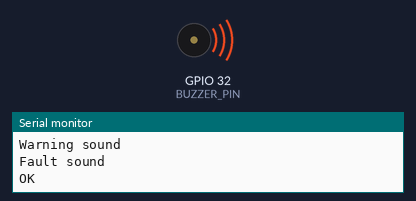
This sketch was run on a simulated ESP32. Shown: buzzer (waves = sounding, pin HIGH), the last lines printed to the serial monitor.

Above: at 9.6 s.
At 15.0 s:
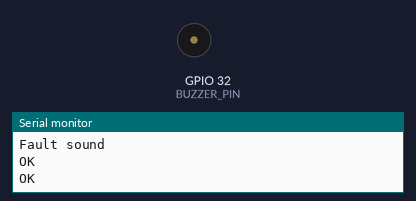
Timing chart, 0 to 17.6 s (numbered marks = the images above):
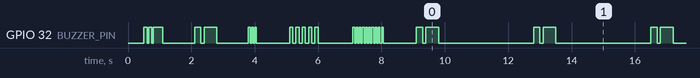

Measured:
- by itself, everything shown: repeats every 3.7 s, in 4 steps

The sketch:

buzzer.ino
```cpp
#include <Arduino.h>

#define BUZZER_PIN 32

void beep(int duration_ms, int pause_ms) {
  digitalWrite(BUZZER_PIN, HIGH);
  delay(duration_ms);
  digitalWrite(BUZZER_PIN, LOW);
  delay(pause_ms);
}

void bootSound() {
  beep(100, 50);
  beep(100, 50);
  beep(300, 0);
}

void alertSound() {
  for (int i = 0; i < 3; i++) {
    beep(50, 50);
  }
}

void okSound() {
  beep(200, 100);
  beep(400, 0);
}

void warningSound() {
  for (int i = 0; i < 5; i++) {
    beep(100, 100);
  }
}

void faultSound() {
  for (int i = 0; i < 10; i++) {
    beep(50, 50);
  }
}

void setup() {
  Serial.begin(115200);
  pinMode(BUZZER_PIN, OUTPUT);
  digitalWrite(BUZZER_PIN, LOW);
  delay(500);

  Serial.println("=== Buzzer Sound Test ===");

  Serial.println("Boot sound");
  bootSound();
  delay(1000);

  Serial.println("OK sound");
  okSound();
  delay(1000);

  Serial.println("Alert sound");
  alertSound();
  delay(1000);

  Serial.println("Warning sound");
  warningSound();
  delay(1000);

  Serial.println("Fault sound");
  faultSound();
  delay(1000);
}

void loop() {
  Serial.println("OK");
  okSound();
  delay(3000);
}
```
